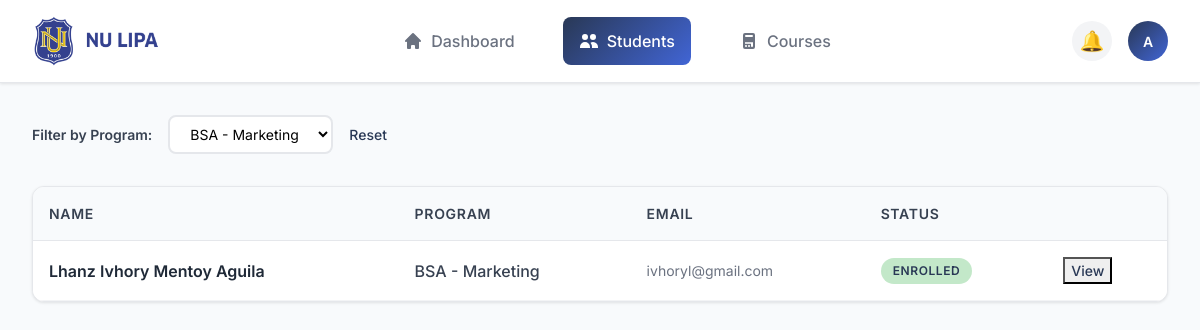
/admin.php?program=BSA - Marketing (signed in), run on the app's committed database.
### tables this page shows
CREATE TABLE `users` (
  `id` int(11) NOT NULL,
  `email` varchar(255) NOT NULL,
  `password` varchar(255) NOT NULL,
  `role` enum('student','admin') DEFAULT 'student',
  `status` varchar(50) DEFAULT 'Not Enroll',
  `created_at` timestamp NOT NULL DEFAULT current_timestamp()
);

### admin.php (the view, shortened to what this page needs)
<?php
include 'connections.php';
$programs = $conn->query("SELECT DISTINCT program
                          FROM user_info
                          INNER JOIN users ON user_info.user_id = users.id
                          WHERE users.role='student' AND program IS NOT NULL AND program<>''
                          ORDER BY program ASC");
$filter_program = $_GET['program'] ?? '';
$query = "SELECT users.id as user_id, users.email, users.status,
          COALESCE(user_info.firstname, '') as firstname,
          COALESCE(user_info.middlename, '') as middlename,
          COALESCE(user_info.lastname, '') as lastname,
          COALESCE(user_info.program, '') as program,
          COALESCE(user_info.mobile, '') as mobile,
          COALESCE(user_info.nationality, '') as nationality,
          COALESCE(user_info.sex, '') as sex,
          COALESCE(user_info.academic_year, '') as academic_year,
          COALESCE(user_info.academic_term, '') as academic_term,
          COALESCE(user_info.applying_for, '') as applying_for,
          COALESCE(user_info.strand, '') as strand,
          COALESCE(user_info.second_program, '') as second_program,
          COALESCE(user_info.family_income, '') as family_income,
          COALESCE(user_info.father_occupation, '') as father_occupation,
          COALESCE(user_info.mother_occupation, '') as mother_occupation,
          COALESCE(user_info.birthplace, '') as birthplace,
          COALESCE(user_info.city, '') as city,
          COALESCE(user_info.province, '') as province,
          COALESCE(user_info.current_address, '') as current_address
          FROM users
          LEFT JOIN user_info ON users.id=user_info.user_id
          WHERE users.role='student'";
if (!empty($filter_program)) {
    $stmt = $conn->prepare($query . " AND user_info.program=?");
    $stmt->bind_param("s", $filter_program);
    $stmt->execute();
    $result = $stmt->get_result();
} else {
    $result = $conn->query($query);
}
?>
<!DOCTYPE html>
<html lang="en">
<head>
  <link href="https://cdn.jsdelivr.net/npm/bootstrap@5.3.0/dist/css/bootstrap.min.css" rel="stylesheet">
</head>
<body>
<header class="header-bar">
  <a href="index.php" class="logo">
    <img src="images/National University Lipa.png" alt="NU Lipa" class="logo-image" style="width: 130px; height: 50px;">
  </a>
  <nav class="nav-menu">
    <a href="enrollee.php" class="nav-item">
      <svg class="nav-icon" fill="currentColor" viewBox="0 0 20 20">
        <path d="M10.707 2.293a1 1 0 00-1.414 0l-7 7a1 1 0 001.414 1.414L4 10.414V17a1 1 0 001 1h2a1 1 0 001-1v-2a1 1 0 011-1h2a1 1 0 011 1v2a1 1 0 001 1h2a1 1 0 001-1v-6.586l.293.293a1 1 0 001.414-1.414l-7-7z"/>
      </svg>
      Dashboard
    </a>
    <a href="admin.php" class="nav-item active">
      <svg class="nav-icon" fill="currentColor" viewBox="0 0 20 20">
        <path d="M9 6a3 3 0 11-6 0 3 3 0 016 0zM17 6a3 3 0 11-6 0 3 3 0 016 0zM12.93 17c.046-.327.07-.66.07-1a6.97 6.97 0 00-1.5-4.33A5 5 0 0119 16v1h-6.07zM6 11a5 5 0 015 5v1H1v-1a5 5 0 015-5z"/>
      </svg>
      Students
    </a>
    <a href="courses.php" class="nav-item">
      Courses
    </a>
  </nav>
  <div class="header-actions">
    <button class="notification-btn">🔔</button>
    <div class="user-profile-dropdown">
      <div class="user-profile" onclick="toggleDropdown()">A</div>
    </div>
  </div>
</header>
<main class="main-content">
  <div class="filter-section">
    <span class="filter-label">Filter by Program:</span>
    <form method="GET" style="display: inline-block;">
      <select name="program" class="filter-select" onchange="this.form.submit()">
        <?php while ($p = $programs->fetch_assoc()): ?>
          <option value="<?= htmlspecialchars($p['program']); ?>"
            <?= ($filter_program === $p['program']) ? 'selected' : ''; ?>>
            <?= htmlspecialchars($p['program']); ?>
          </option>
        <?php endwhile; ?>
      </select>
    </form>
    <?php if (!empty($filter_program)): ?>
      <a href="admin.php" class="view-link">Reset</a>
    <?php endif; ?>
  </div>
  <div class="students-table">
    <table class="table">
      <thead>
        <tr>
          <th>NAME</th>
          <th>PROGRAM</th>
          <th>EMAIL</th>
          <th>STATUS</th>
          <th></th>
        </tr>
      </thead>
      <tbody>
        <?php while ($row = $result->fetch_assoc()): ?>
          <tr>
            <td>
              <div class="student-name">
                <?= htmlspecialchars($row['firstname'] . " " . $row['middlename'] . " " . $row['lastname']); ?>
              </div>
            </td>
            <td>
              <div class="student-program">
                <?= htmlspecialchars($row['program'] ?? 'N/A'); ?>
              </div>
            </td>
            <td>
              <div class="student-email">
                <?= htmlspecialchars($row['email']); ?>
              </div>
            </td>
            <td>
              <?php
                $status = $row['status'] ?? 'Not Enrolled';
                $statusClass = '';
                switch($status) {
                  case 'Enrolled':
                    $statusClass = 'status-active';
                    break;
                }
              ?>
              <span class="status-badge <?= $statusClass ?>">
                <?= htmlspecialchars($status); ?>
              </span>
            </td>
            <td>
              <button class="view-link" data-bs-toggle="modal" data-bs-target="#studentModal<?= $row['user_id']; ?>">
                View
              </button>
            </td>
          </tr>
        <?php endwhile; ?>
      </tbody>
    </table>
  </div>
</main>
</body>
</html>

### admin.php (style rules this page uses)
body { background: #f8fafc; font-family: 'Inter', -apple-system, BlinkMacSystemFont, 'Segoe UI', Roboto, sans-serif; color: #374151; margin: 0; padding: 0; }
.header-bar { background: #ffffff; border-bottom: 1px solid #e5e7eb; padding: 1rem 2rem; display: flex; align-items: center; justify-content: space-between; position: sticky; top: 0; z-index: 100; box-shadow: 0 1px 3px rgba(0,0,0,0.1); }
.logo { display: flex; align-items: center; gap: 0.75rem; font-size: 1.5rem; font-weight: 700; color: #1f2937; text-decoration: none; }
.nav-menu { display: flex; gap: 2rem; align-items: center; }
.nav-item { display: flex; align-items: center; gap: 0.5rem; padding: 0.75rem 1rem; border-radius: 8px; text-decoration: none; color: #6b7280; font-weight: 500; transition: all 0.2s ease; }
.nav-item.active { background: linear-gradient(135deg, #293855, #4165D5); color: white; }
.nav-icon { width: 20px; height: 20px; }
.header-actions { display: flex; align-items: center; gap: 1rem; }
.notification-btn { width: 40px; height: 40px; border-radius: 50%; background: #f3f4f6; border: none; display: flex; align-items: center; justify-content: center; color: #6b7280; font-size: 1.25rem; cursor: pointer; transition: all 0.2s ease; }
.user-profile-dropdown { position: relative; }
.user-profile { width: 40px; height: 40px; border-radius: 50%; background: linear-gradient(135deg, #293855, #4165D5); display: flex; align-items: center; justify-content: center; color: white; font-weight: 600; font-size: 0.875rem; cursor: pointer; transition: all 0.2s ease; }
.main-content { padding: 2rem; max-width: 1200px; margin: 0 auto; }
.filter-section { display: flex; align-items: center; gap: 1rem; margin-bottom: 2rem; }
.filter-label { font-size: 0.875rem; font-weight: 600; color: #374151; }
.filter-select { border: 2px solid #e5e7eb; border-radius: 8px; padding: 0.5rem 1rem; font-size: 0.875rem; background: white; transition: all 0.2s ease; }
.students-table { background: white; border-radius: 12px; box-shadow: 0 1px 3px rgba(0,0,0,0.1); border: 1px solid #e5e7eb; overflow: hidden; }
.table { margin: 0; border-collapse: collapse; }
.table thead th { background: #f8fafc; border-bottom: 1px solid #e5e7eb; padding: 1rem; font-weight: 600; font-size: 0.875rem; color: #374151; text-transform: uppercase; letter-spacing: 0.05em; }
.table tbody td { padding: 1rem; border-bottom: 1px solid #f3f4f6; vertical-align: middle; }
.student-name { font-weight: 600; color: #1f2937; }
.student-email { color: #6b7280; font-size: 0.875rem; }
.student-program { color: #374151; font-weight: 500; }
.status-badge { display: inline-flex; align-items: center; padding: 0.25rem 0.75rem; border-radius: 9999px; font-size: 0.75rem; font-weight: 600; text-transform: uppercase; letter-spacing: 0.05em; }
.status-active { background: #C3E8C9; color: #293855; }
.view-link { color: #293855; text-decoration: none; font-weight: 500; font-size: 0.875rem; transition: color 0.2s ease; }

### data on the page
users: lastname "Lhanz Ivhory Mentoy Aguila", program "BSA - Marketing", email "ivhoryl@gmail.com", status "ENROLLED"

### other printed values
form field program "BSA - Marketing"
